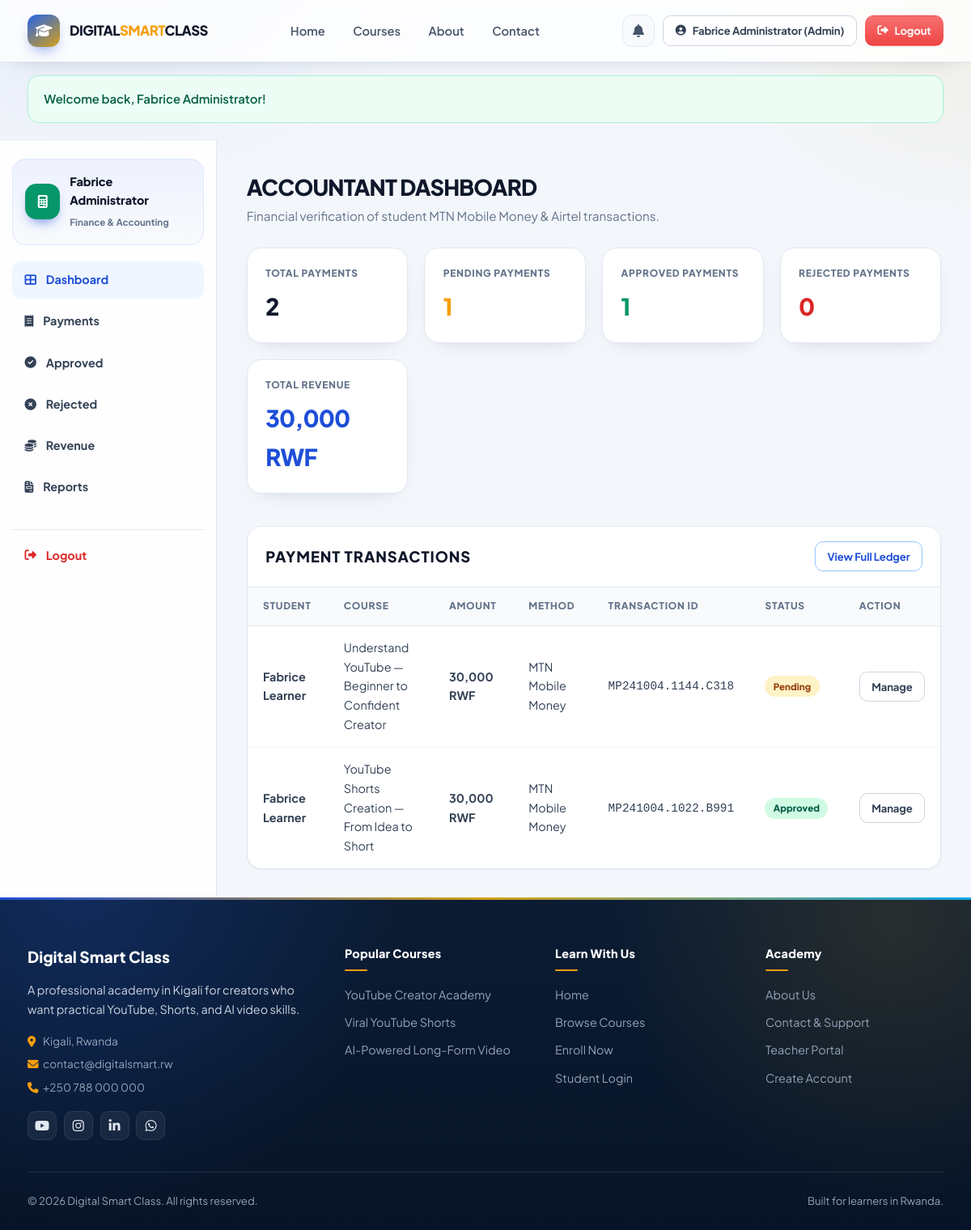
Screenshot of /accountant/dashboard.php (signed in) with the database file from the repository.
### tables this page shows
CREATE TABLE IF NOT EXISTS `payments` (
    `id` INT AUTO_INCREMENT PRIMARY KEY,
    `enrollment_id` INT NULL,
    `user_id` INT NOT NULL,
    `course_id` INT NOT NULL,
    `amount` DECIMAL(10, 2) NOT NULL,
    `currency` VARCHAR(10) DEFAULT 'RWF',
    `payment_method` VARCHAR(50) DEFAULT 'MTN Mobile Money',
    `transaction_ref` VARCHAR(100) NOT NULL,
    `sender_phone` VARCHAR(30) NULL,
    `proof_file` VARCHAR(255) NULL,
    `status` ENUM('pending', 'approved', 'rejected') DEFAULT 'pending',
    `accountant_note` TEXT NULL,
    `reviewed_by` INT NULL,
    `created_at` TIMESTAMP DEFAULT CURRENT_TIMESTAMP,
    `updated_at` TIMESTAMP DEFAULT CURRENT_TIMESTAMP ON UPDATE CURRENT_TIMESTAMP,
    FOREIGN KEY (`user_id`) REFERENCES `users`(`id`) ON DELETE CASCADE,
    FOREIGN KEY (`course_id`) REFERENCES `courses`(`id`) ON DELETE CASCADE,
    FOREIGN KEY (`enrollment_id`) REFERENCES `enrollments`(`id`) ON DELETE SET NULL,
    FOREIGN KEY (`reviewed_by`) REFERENCES `users`(`id`) ON DELETE SET NULL
);

CREATE TABLE IF NOT EXISTS `users` (
    `id` INT AUTO_INCREMENT PRIMARY KEY,
    `role_id` INT NOT NULL DEFAULT 3,
    `full_name` VARCHAR(120) NOT NULL,
    `email` VARCHAR(120) NOT NULL UNIQUE,
    `phone` VARCHAR(30) NULL,
    `password` VARCHAR(255) NOT NULL,
    `avatar` VARCHAR(255) DEFAULT 'assets/images/default-avatar.png',
    `qualification` VARCHAR(200) NULL,
    `experience` VARCHAR(100) NULL,
    `address` VARCHAR(255) NULL,
    `status` ENUM('active', 'inactive', 'suspended', 'pending') DEFAULT 'active',
    `created_at` TIMESTAMP DEFAULT CURRENT_TIMESTAMP,
    `updated_at` TIMESTAMP DEFAULT CURRENT_TIMESTAMP ON UPDATE CURRENT_TIMESTAMP,
    FOREIGN KEY (`role_id`) REFERENCES `roles`(`id`) ON DELETE CASCADE
);

CREATE TABLE IF NOT EXISTS `courses` (
    `id` INT AUTO_INCREMENT PRIMARY KEY,
    `category_id` INT NOT NULL,
    `teacher_id` INT NOT NULL,
    `title` VARCHAR(200) NOT NULL,
    `slug` VARCHAR(220) NOT NULL UNIQUE,
    `subtitle` VARCHAR(255) NOT NULL,
    `description` LONGTEXT NOT NULL,
    `level` ENUM('Beginner', 'Beginner → Intermediate', 'Intermediate', 'Advanced', 'All Levels') DEFAULT 'Beginner',
    `duration_weeks` VARCHAR(50) DEFAULT '4 Weeks',
    `duration_hours` INT DEFAULT 6,
    `total_lessons` INT DEFAULT 10,
    `price` DECIMAL(10, 2) NOT NULL DEFAULT 30000.00,
    `currency` VARCHAR(10) DEFAULT 'RWF',
    `thumbnail` VARCHAR(255) DEFAULT 'assets/images/course-default.jpg',
    `is_featured` TINYINT(1) DEFAULT 1,
    `status` ENUM('draft', 'published', 'archived') DEFAULT 'published',
    `created_at` TIMESTAMP DEFAULT CURRENT_TIMESTAMP,
    `updated_at` TIMESTAMP DEFAULT CURRENT_TIMESTAMP ON UPDATE CURRENT_TIMESTAMP,
    FOREIGN KEY (`category_id`) REFERENCES `course_categories`(`id`) ON DELETE RESTRICT,
    FOREIGN KEY (`teacher_id`) REFERENCES `users`(`id`) ON DELETE CASCADE
);

### includes/auth.php (called while the page is built, shortened)
<?php
function is_logged_in() {
    return isset($_SESSION['user_id']) && !empty($_SESSION['user_id']);
}
function current_user() {
    return [
        'id'        => $_SESSION['user_id'],
        'role'      => $_SESSION['user_role'] ?? 'student',
        'role_id'   => $_SESSION['user_role_id'] ?? 3,
        'full_name' => $_SESSION['user_name'] ?? 'User',
        'email'     => $_SESSION['user_email'] ?? '',
    ];
}

### config/database.php (called while the page is built, shortened)
<?php
function site_url($path = '') {
    $protocol = (!empty($_SERVER['HTTPS']) && $_SERVER['HTTPS'] !== 'off') ? "https://" : "http://";
    $host = $_SERVER['HTTP_HOST'] ?? 'localhost';
    $scriptDir = str_replace('\\', '/', dirname($_SERVER['SCRIPT_NAME']));
    $baseDir = preg_replace('/(\/(student|teacher|admin|accountant|config|includes|assets))$/', '', $scriptDir);
    $baseDir = rtrim($baseDir, '/');
    return $protocol . $host . $baseDir . '/' . ltrim($path, '/');
}

### accountant/dashboard.php (the view, shortened to what this page needs)
<?php
require_once __DIR__ . '/../includes/accountant-auth.php';
$user = current_user();
$totalPayments = 500;
$pendingPayments = 12;
$approvedPayments = 470;
$rejectedPayments = 18;
$totalRevenue = 5400000;
if ($db_connected && $pdo) {
    try {
        $tp = $pdo->query("SELECT COUNT(*) FROM payments")->fetchColumn();
        if ($tp > 0) $totalPayments = $tp;
        $pp = $pdo->query("SELECT COUNT(*) FROM payments WHERE status = 'pending'")->fetchColumn();
        if ($pp !== false) $pendingPayments = $pp;
        $ap = $pdo->query("SELECT COUNT(*) FROM payments WHERE status = 'approved'")->fetchColumn();
        if ($ap !== false) $approvedPayments = $ap;
        $rp = $pdo->query("SELECT COUNT(*) FROM payments WHERE status = 'rejected'")->fetchColumn();
        if ($rp !== false) $rejectedPayments = $rp;
        $rev = $pdo->query("SELECT SUM(amount) FROM payments WHERE status = 'approved'")->fetchColumn();
        if ($rev > 0) $totalRevenue = $rev;
    } catch (PDOException $e) {
    }
}
$transactions = [];
if ($db_connected && $pdo) {
    try {
        $stmt = $pdo->query("
            SELECT p.*, u.full_name as student_name, c.title as course_title
            FROM payments p
            JOIN users u ON p.user_id = u.id
            JOIN courses c ON p.course_id = c.id
            ORDER BY FIELD(p.status, 'pending') DESC, p.created_at DESC
            LIMIT 10
        ");
        $transactions = $stmt->fetchAll();
    } catch (PDOException $e) {
        $transactions = [];
    }
}
require_once __DIR__ . '/../includes/header.php';
?>
<div class="dashboard-layout">
    <aside class="sidebar">
        <div class="sidebar-user">
            <div class="sidebar-user-avatar" style="background: #059669;"><i class="fas fa-calculator"></i></div>
            <div class="sidebar-user-info">
                <h5><?= e($user['full_name']); ?></h5>
                <span>Finance & Accounting</span>
            </div>
        </div>
        <ul class="sidebar-menu">
            <li class="sidebar-item active"><a href="<?= site_url('accountant/dashboard.php'); ?>"><i class="fas fa-th-large"></i> Dashboard</a></li>
            <li class="sidebar-item"><a href="<?= site_url('accountant/payments.php'); ?>"><i class="fas fa-receipt"></i> Payments</a></li>
            <li class="sidebar-item"><a href="<?= site_url('accountant/approved.php'); ?>"><i class="fas fa-check-circle"></i> Approved</a></li>
            <li class="sidebar-item"><a href="<?= site_url('accountant/rejected.php'); ?>"><i class="fas fa-times-circle"></i> Rejected</a></li>
            <li class="sidebar-item"><a href="<?= site_url('accountant/revenue.php'); ?>"><i class="fas fa-coins"></i> Revenue</a></li>
            <li class="sidebar-item"><a href="<?= site_url('accountant/reports.php'); ?>"><i class="fas fa-file-invoice"></i> Reports</a></li>
            <li class="sidebar-item" style="margin-top: 1.5rem; border-top: 1px solid var(--gray-200); padding-top: 0.5rem;">
                <a href="<?= site_url('logout.php'); ?>" style="color: var(--danger);"><i class="fas fa-sign-out-alt"></i> Logout</a>
            </li>
        </ul>
    </aside>
    <main class="dashboard-main">
        <div class="dashboard-title-bar">
            <div>
                <h2>ACCOUNTANT DASHBOARD</h2>
                <p style="color: var(--gray-500); font-size: 0.95rem;">Financial verification of student MTN Mobile Money & Airtel transactions.</p>
            </div>
        </div>
        <div style="display: grid; grid-template-columns: repeat(auto-fit, minmax(180px, 1fr)); gap: 1.25rem; margin-bottom: 2.5rem;">
            <div class="stat-box">
                <div class="stat-box-title">Total Payments</div>
                <div class="stat-box-value"><?= number_format($totalPayments); ?></div>
            </div>
            <div class="stat-box">
                <div class="stat-box-title">Pending Payments</div>
                <div class="stat-box-value" style="color: var(--accent);"><?= number_format($pendingPayments); ?></div>
            </div>
            <div class="stat-box">
                <div class="stat-box-title">Approved Payments</div>
                <div class="stat-box-value" style="color: var(--success);"><?= number_format($approvedPayments); ?></div>
            </div>
            <div class="stat-box">
                <div class="stat-box-title">Rejected Payments</div>
                <div class="stat-box-value" style="color: var(--danger);"><?= number_format($rejectedPayments); ?></div>
            </div>
            <div class="stat-box">
                <div class="stat-box-title">Total Revenue</div>
                <div class="stat-box-value" style="color: var(--primary);"><?= number_format($totalRevenue); ?> RWF</div>
            </div>
        </div>
        <div class="table-card">
            <div class="table-card-header">
                <h3 style="font-size: 1.15rem; font-weight: 800; text-transform: uppercase; letter-spacing: 0.05em; color: #0f172a;">
                    PAYMENT TRANSACTIONS
                </h3>
                <a href="<?= site_url('accountant/payments.php'); ?>" class="btn btn-outline-primary btn-sm">View Full Ledger</a>
            </div>
            <div class="table-responsive">
                <table>
                    <thead>
                        <tr>
                            <th>Student</th>
                            <th>Course</th>
                            <th>Amount</th>
                            <th>Method</th>
                            <th>Transaction ID</th>
                            <th>Status</th>
                            <th>Action</th>
                        </tr>
                    </thead>
                    <tbody>
                        <?php if (empty($transactions)): ?>
                            <tr>
                                <td><strong>Aline Uwase</strong></td>
                                <td>YouTube Shorts Creation — From Idea to Short</td>
                                <td>30,000 RWF</td>
                                <td>MTN Mobile Money</td>
                                <td><code>MP241004.1022.B991</code></td>
                                <td><span class="badge badge-approved">Approved</span></td>
                                <td><span style="font-size: 0.8rem; color: #64748b;">Verified</span></td>
                            </tr>
                            <tr>
                                <td><strong>Fabrice Learner</strong></td>
                                <td>Understand YouTube — Beginner to Confident Creator</td>
                                <td>30,000 RWF</td>
                                <td>MTN Mobile Money</td>
                                <td><code>MP241004.1144.C318</code></td>
                                <td><span class="badge badge-pending">Pending</span></td>
                                <td>
                                    <a href="<?= site_url('accountant/payments.php'); ?>" class="btn btn-sm btn-success">Verify</a>
                                </td>
                            </tr>
                        <?php else: ?>
                            <?php foreach ($transactions as $t): ?>
                                <tr>
                                    <td><strong><?= e($t['student_name']); ?></strong></td>
                                    <td><?= e($t['course_title']); ?></td>
                                    <td style="font-weight: 700;"><?= format_money($t['amount'], $t['currency'] ?? 'RWF'); ?></td>
                                    <td><?= e($t['payment_method']); ?></td>
                                    <td><code><?= e($t['transaction_ref']); ?></code></td>
                                    <td>
                                        <span class="badge badge-<?= $t['status']; ?>"><?= e(ucfirst($t['status'])); ?></span>
                                    </td>
                                    <td>
                                        <a href="<?= site_url('accountant/payments.php'); ?>" class="btn btn-sm btn-outline">
                                            Manage
                                        </a>
                                    </td>
                                </tr>
                            <?php endforeach; ?>
                        <?php endif; ?>
                    </tbody>
                </table>
            </div>
        </div>
    </main>
</div>
<?php require_once __DIR__ . '/../includes/footer.php'; ?>

### assets/css/dashboard.css (style rules this page uses)
.stat-box { background: #ffffff; border: 1px solid #e2e8f0; border-radius: 18px; padding: 1.3rem 1.4rem; box-shadow: 0 8px 24px -18px rgba(15, 23, 42, 0.35); transition: transform 0.25s ease, box-shadow 0.25s ease; }
.stat-box-title { font-size: 0.75rem; font-weight: 800; text-transform: uppercase; color: #64748b; letter-spacing: 0.06em; margin-bottom: 0.45rem; }
.stat-box-value { font-size: 1.8rem; font-weight: 800; color: #0f172a; letter-spacing: -0.03em; }

### rows the page displays
payments: user.full_name "Fabrice Learner", course.title "Understand YouTube — Beginner to Confident Creator", format_money($t['amount'], $t['currency'] ?? 'RWF') "30,000 RWF", payment_method "MTN Mobile Money", transaction_ref "MP241004.1144.C318", status "Pending"
payments: user.full_name "Fabrice Learner", course.title "YouTube Shorts Creation — From Idea to Short", format_money($t['amount'], $t['currency'] ?? 'RWF') "30,000 RWF", payment_method "MTN Mobile Money", transaction_ref "MP241004.1022.B991", status "Approved"

### other values shown
$currentUser['full_name'] "Fabrice Administrator"
$roleLabel "Admin"
$msg "Welcome back, Fabrice Administrator!"
$user['full_name'] "Fabrice Administrator"
$totalPayments "2"
$pendingPayments "1"
$approvedPayments "1"
$rejectedPayments "0"
$totalRevenue "30,000"
